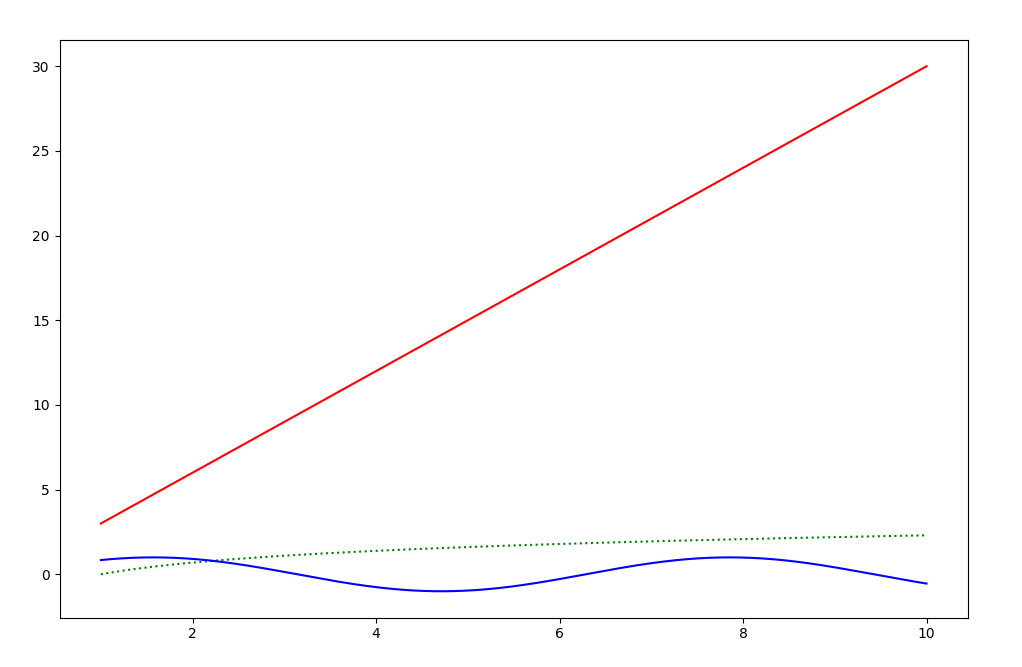

Generate this figure with Python:
import matplotlib.pyplot as plt
import numpy as np


x = np.linspace(1, 10, 2000)

linearLine = x * 3
logLine = np.log(x)
tangentLine = np.sin(x)

lines = [linearLine, logLine, tangentLine]
colors = ['r', 'g', 'b']
styles = ['-', ':', 'solid']


for line, color, style in zip(lines, colors, styles) :
	plt.plot(x, line, c=color, linestyle=style)


plt.show()
